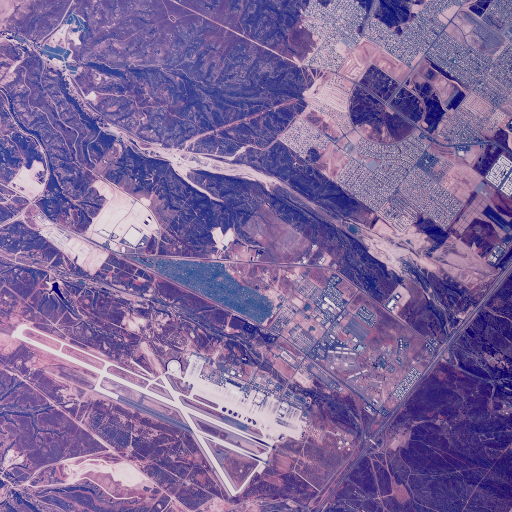
#> input picture data/2.1.01.tiff, 512 x 512 px, found by its file name; its folder holds only this picture in this run
$ python datapreprocess.py
#> lines starting #> are read from the running program, lines starting #| are printed output that depends on the picture

import os
import cv2
import numpy as np
from skimage import io
from skimage import img_as_ubyte
from matplotlib import pyplot as plt

# Directory containing the TIFF images
data_dir = 'data'
preprocessed_dir = 'processed_data'

# Function to preprocess images and save them
def preprocess_images(data_dir, preprocessed_dir):
    # Create the directory for preprocessed images if it doesn't exist
#> called with data_dir = 'data', preprocessed_dir = 'processed_data'
    os.makedirs(preprocessed_dir, exist_ok=True)

    images = []
    for filename in os.listdir(data_dir):
        if filename.endswith('.tiff'):
            # Load image
            image_path = os.path.join(data_dir, filename)
            image = io.imread(image_path)
#> image is the input picture: shape (512, 512, 3); mean R, G, B 125.8, 102.8, 153.9

            # Convert to grayscale if the image is in color
            if len(image.shape) == 3:
                image = cv2.cvtColor(image, cv2.COLOR_BGR2GRAY)
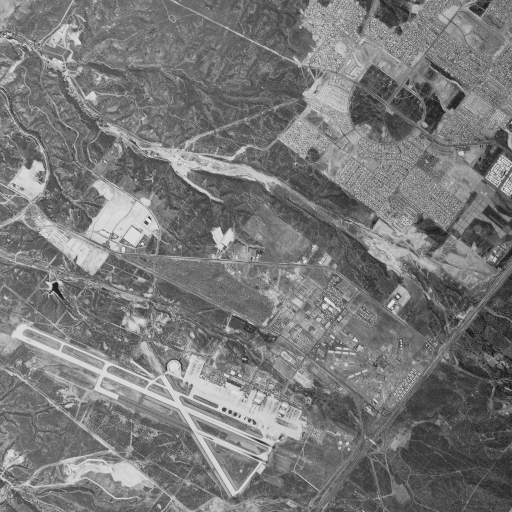
#> image: shape (512, 512); min 20, max 227, mean 120.7

            # Normalize image
            normalized_image = image / 255.0

            # Append to the list of preprocessed images
            images.append(normalized_image)

            # Save the preprocessed image

            processed_image_path = os.path.join(preprocessed_dir,os.path.splitext(filename)[0] + '.png')
            preprocessed_image_path2 = os.path.join(preprocessed_dir,filename)
            io.imsave(processed_image_path, img_as_ubyte(normalized_image))
            io.imsave(preprocessed_image_path2,img_as_ubyte(normalized_image))

            # Display the image
            plt.imshow(normalized_image, cmap='gray')
            plt.title(f'Normalized Image - {filename}')
            #plt.show()

    return images

preprocess_images(data_dir, preprocessed_dir)

$ run again, on data/2.1.05.tiff
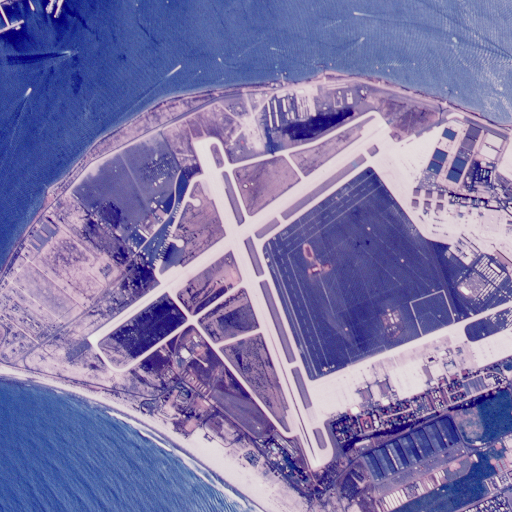
#> input picture data/2.1.05.tiff, 512 x 512 px, found by its file name
#> in preprocess_images, image is the input picture: shape (512, 512, 3); mean R, G, B 126.4, 117.7, 168.8
#> in preprocess_images, `image = cv2.cvtColor(image, cv2.COLOR_BGR2GRAY)`:
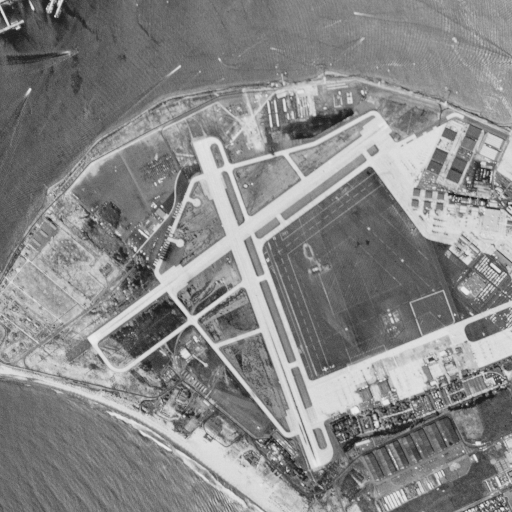
#> image: shape (512, 512); min 27, max 234, mean 133.9

$ run again, on data/2.1.06.tiff
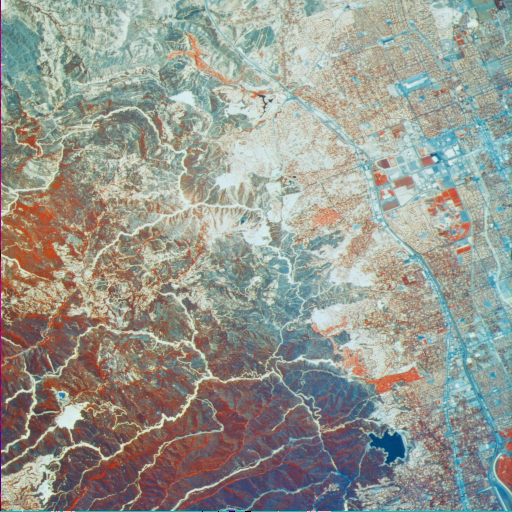
#> input picture data/2.1.06.tiff, 512 x 512 px, found by its file name
#> in preprocess_images, image is the input picture: shape (512, 512, 3); mean R, G, B 150.3, 151.7, 143.4
#> in preprocess_images, `image = cv2.cvtColor(image, cv2.COLOR_BGR2GRAY)`:
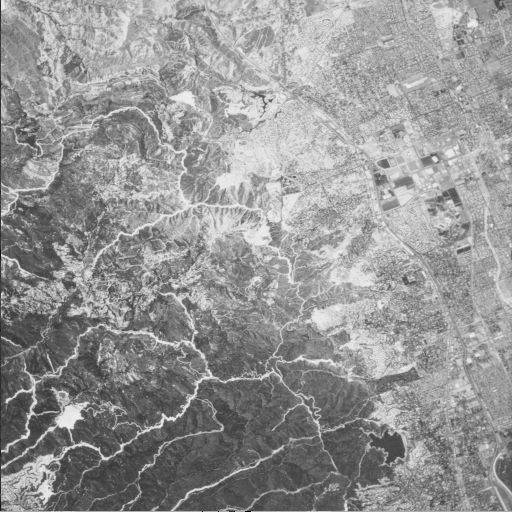
#> image: shape (512, 512); min 0, max 237, mean 149.1

$ run again, on data/2.1.07.tiff
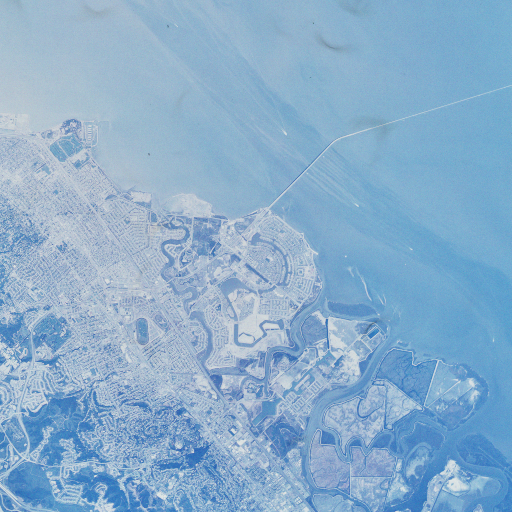
#> input picture data/2.1.07.tiff, 512 x 512 px, found by its file name
#> in preprocess_images, image is the input picture: shape (512, 512, 3); mean R, G, B 138, 173.9, 203.9
#> in preprocess_images, `image = cv2.cvtColor(image, cv2.COLOR_BGR2GRAY)`:
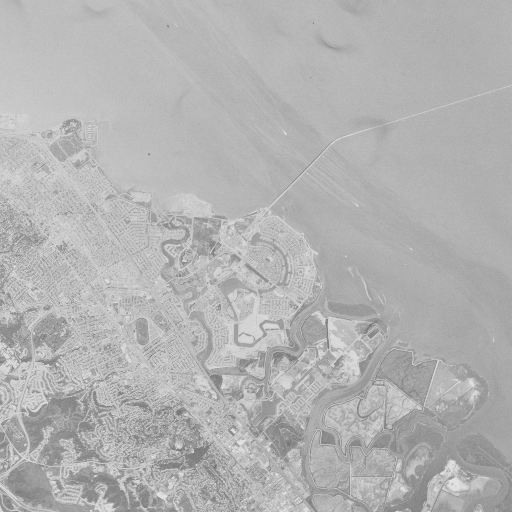
#> image: shape (512, 512); min 110, max 231, mean 178.8

$ run again, on data/2.1.02.tiff
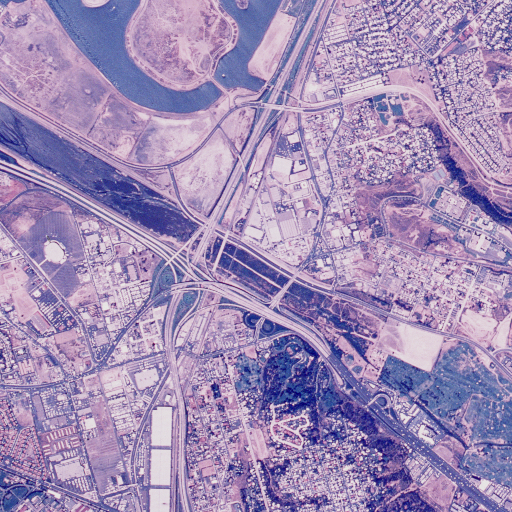
#> input picture data/2.1.02.tiff, 512 x 512 px, found by its file name
#> in preprocess_images, image is the input picture: shape (512, 512, 3); mean R, G, B 160.2, 140.4, 181.7
#> in preprocess_images, `image = cv2.cvtColor(image, cv2.COLOR_BGR2GRAY)`:
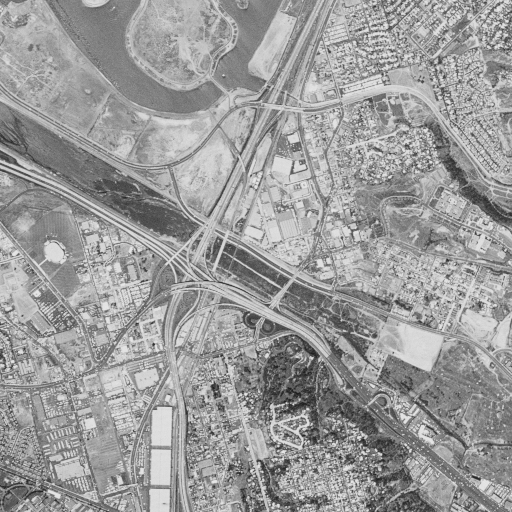
#> image: shape (512, 512); min 29, max 231, mean 155
